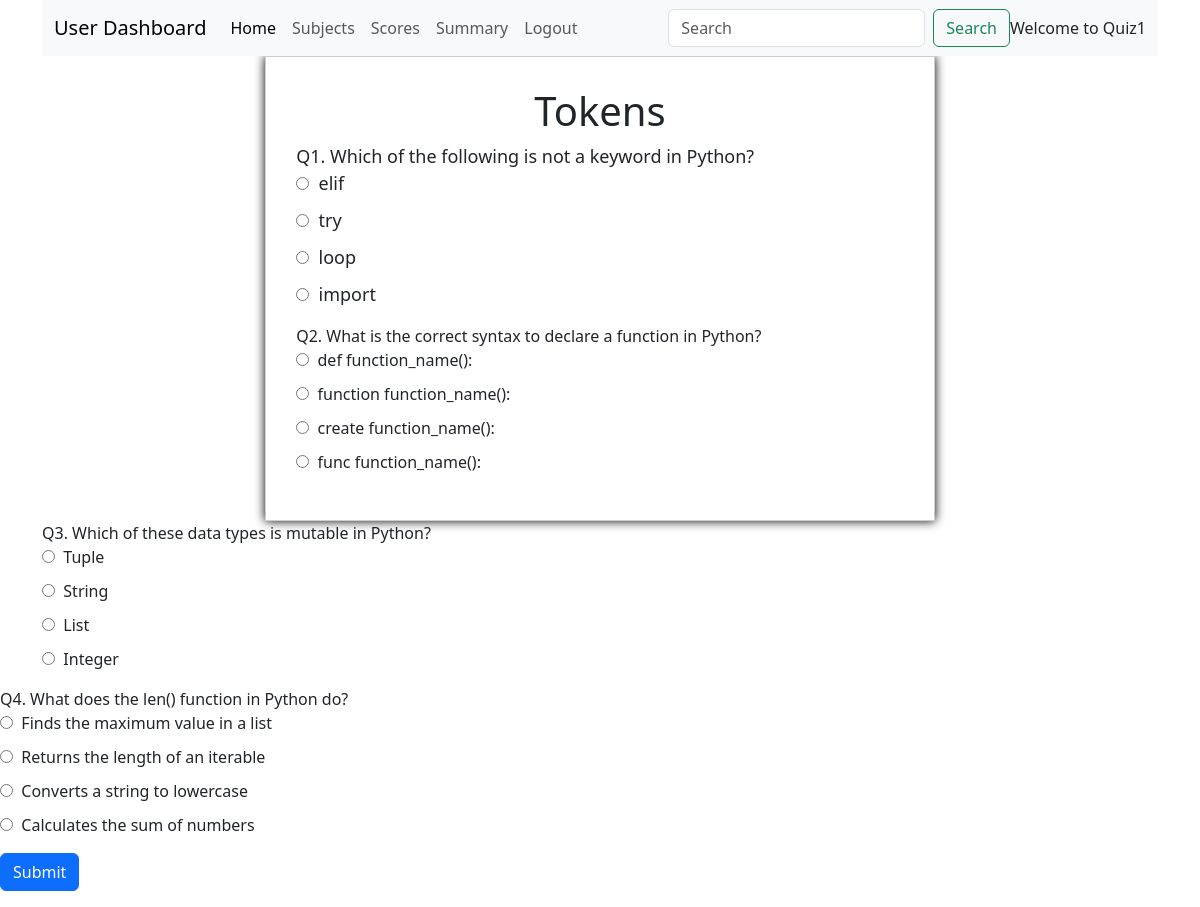
Screenshot of /attempt_quiz/2/Quiz1 with the database file from the repository.
### backend/models.py (models this page shows)
class Quiz(db.Model):
  __tablename__="quiz"
  q_id=db.Column(db.Integer, primary_key=True, nullable=False)
  name=db.Column(db.String, nullable=False)
  chapter_id=db.Column(db.Integer, db.ForeignKey("chapter.ch_id"), nullable=False)
  date_of_quiz=db.Column(db.DateTime, nullable=False, default=datetime.now())
  time_duration=db.Column(db.Integer, nullable=True, default=60)
  remarks=db.Column(db.String)
  questions=db.relationship("Question", cascade="all,delete", backref="quiz", lazy=True)
  scores=db.relationship("Scores", cascade="all,delete", backref="quiz", lazy=True)

class Chapter(db.Model):
  __tablename__="chapter"
  ch_id=db.Column(db.Integer, primary_key=True, nullable=False)
  subject_id=db.Column(db.Integer, db.ForeignKey("subject.sub_id"), nullable=False)
  name=db.Column(db.String, nullable=False)
  description=db.Column(db.String)
  quizes=db.relationship("Quiz", cascade="all,delete", backref="chapter", lazy=True)

class Question(db.Model):
  __tablename__="question"
  ques_id=db.Column(db.Integer, primary_key=True, nullable=False)
  quiz_id=db.Column(db.Integer, db.ForeignKey("quiz.q_id"), nullable=False)
  question_statement=db.Column(db.String, nullable=False)
  q_title=db.Column(db.String, nullable=False)
  option_1=db.Column(db.String, nullable=False)
  option_2=db.Column(db.String, nullable=False)
  option_3=db.Column(db.String, nullable=False)
  option_4=db.Column(db.String, nullable=False)
  correct_option=db.Column(db.Integer, nullable=False)

### backend/controllers.py (the view, shortened to what this page needs)
@app.route('/attempt_quiz/<int:quiz_id>/<string:name>', methods=['GET','POST'])
def mainquiz(quiz_id, name):
  if request.method == 'GET':
    quiz = db.session.query(Quiz).filter(Quiz.q_id == quiz_id).first()
    questions = db.session.query(Question).filter(Question.quiz_id == quiz_id).all()
    return render_template('user_mainquiz.html', quiz=quiz, questions=questions, name=name)

### templates/user_mainquiz.html (shortened to what this page needs)
<!DOCTYPE html>
<html lang="en">
<head>
  <link href="https://cdn.jsdelivr.net/npm/bootstrap@5.3.3/dist/css/bootstrap.min.css" rel="stylesheet">
  <link href="https://cdn.jsdelivr.net/npm/bootstrap-icons/font/bootstrap-icons.css" rel="stylesheet">
  <link href="/static/style/user_dashboard.css" rel="stylesheet">
</head>
<body>
  <div class="container new-container">
    <nav class="navbar navbar-expand-lg bg-body-tertiary">
      <div class="container-fluid">
        <a class="navbar-brand" href="#">User Dashboard</a>
        <div class="collapse navbar-collapse" id="navbarSupportedContent">
          <ul class="navbar-nav me-auto mb-2 mb-lg-0">
            <li class="nav-item">
              <a class="nav-link active" aria-current="page" href="/user_dashboard/{{name}}">Home</a>
            </li>
            <li class="nav-item">
              <a class="nav-link" href="/explore_subject/{{name}}">Subjects</a>
            </li>
            <li class="nav-item">
              <a class="nav-link" href="/score/{{name}}">Scores</a>
            </li>
            <li class="nav-item">
              <a class="nav-link" href="#">Summary</a>
            </li>
            <li class="nav-item">
              <a class="nav-link" onclick="window.location.href='/'">Logout</a>
            </li>
          </ul>
          <form class="d-flex" role="search" method="POST" action="">
            <input class="form-control me-2" type="search" placeholder="Search" aria-label="Search">
            <button class="btn btn-outline-success" type="submit">Search</button>
          </form>
          <span class="nav=text">
            Welcome to {{name}}
          </span>
        </div>
      </div>
    </nav>
    <div class="quiz-container">
      <h1 style="text-align: center;">{{quiz.chapter.name}} {{quiz.q_title}}</h1>
      <form method="POST" action="/attempt_quiz/{{quiz.q_id}}/{{name}}" >
        <div class="question">
        {% for question in questions %}
        <div  name="question_{{question.ques_id}}" id="question">Q{{loop.index}}. {{question.question_statement}}</div>
        <ul class="options">
          <li class="option"><input type="radio" name="{{question.ques_id}}" id="option_1" value="1" ><label for="question">&nbsp; {{question.option_1}}</label></li>
          <li class="option"><input type="radio" name="{{question.ques_id}}" id="option_2" value="2"  ><label for="question">&nbsp; {{question.option_2}}</label></li>
          <li class="option"><input type="radio" name="{{question.ques_id}}" id="option_3" value="3" ><label for="question">&nbsp; {{question.option_3}}</label></li>
          <li class="option"><input type="radio" name="{{question.ques_id}}" id="option_4" value="4"  ><label for="question">&nbsp; {{question.option_4}}</label></li>
        </ul>
      </div>
      {% endfor %}
    <div class="mb-3 center">
      <button type="submit" class="btn btn-primary">Submit</button>
    </div>
</body>

### static/style/user_dashboard.css (style rules this page uses)
.quiz-container { margin: auto; border: 1px solid #ccccccf5; width: 60%; padding: 30px; box-shadow: 0 0 10px black; }
.question { font-size: 18px; }
.options { list-style-type: none; padding: 0; }
.option { margin-bottom: 10px; }
li a { cursor: pointer; }

### rows the page displays
Quiz: name "Quiz1"
Chapter: chapter.name "Tokens"
Question: question_statement "Which of the following is not a keyword in Python?", option_1 "elif", option_2 "try", option_3 "loop", option_4 "import"
Question: question_statement "What is the correct syntax to declare a function in Python?", option_1 "def function_name():", option_2 "function function_name():", option_3 "create function_name():", option_4 "func function_name():"
Question: question_statement "Which of these data types is mutable in Python?", option_1 "Tuple", option_2 "String", option_3 "List", option_4 "Integer"
Question: question_statement "What does the len() function in Python do?", option_1 "Finds the maximum value in a list", option_2 "Returns the length of an iterable", option_3 "Converts a string to lowercase", option_4 "Calculates the sum of numbers"
